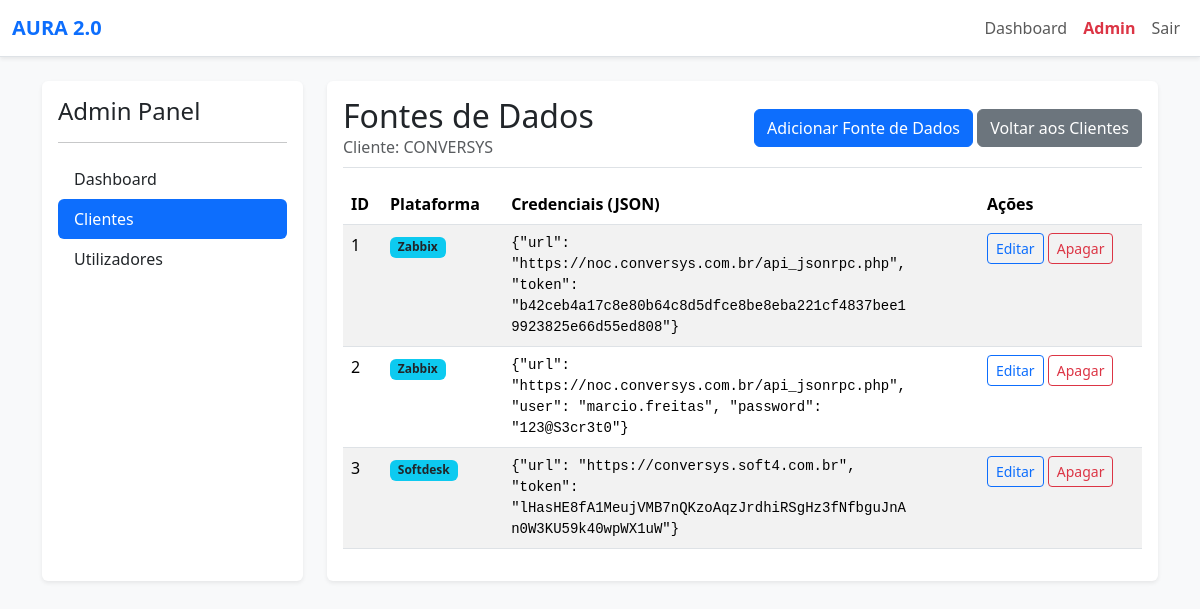
The page /admin/client/1/datasources (signed in) on the database its author committed.
### app/models.py (models this page shows, shortened)
class Client(db.Model):
    id = db.Column(db.Integer, primary_key=True)
    name = db.Column(db.String(120), nullable=False, unique=True)
    users = db.relationship(
        'User', secondary=user_client_association,
        back_populates='clients', lazy='dynamic')
    data_sources = db.relationship('DataSource', backref='client', lazy='dynamic', cascade="all, delete-orphan")

class DataSource(db.Model):
    id = db.Column(db.Integer, primary_key=True)
    client_id = db.Column(db.Integer, db.ForeignKey('client.id'), nullable=False)
    platform = db.Column(db.String(50), nullable=False)
    credentials_json = db.Column(db.Text, nullable=False)

### app/admin/routes.py (the view)
@admin.route('/client/<int:client_id>/datasources')
@login_required
@admin_required
def list_datasources(client_id):
    client = Client.query.get_or_404(client_id)
    return render_template('admin/datasources.html', client=client)

### app/__init__.py (called while the page is built)
@login_manager.user_loader
def load_user(user_id):
    return models.User.query.get(int(user_id))

### app/models.py (called while the page is built)
    def is_role(self, role_name): return self.role == role_name

### app/utils.py (called while the page is built)
def admin_required(f):
    @wraps(f)
    def decorated_function(*args, **kwargs):
        if not current_user.is_authenticated or not current_user.is_role('Admin'):
            abort(403)
        return f(*args, **kwargs)
    return decorated_function

### app/templates/admin/datasources.html
{% extends "admin/base.html" %}
{% block admin_content %}
<div class="p-3 bg-white rounded shadow-sm">
    <div class="d-flex justify-content-between align-items-center border-bottom pb-2 mb-3">
        <div>
            <h2 class="mb-0">Fontes de Dados</h2>
            <p class="text-muted mb-0">Cliente: {{ client.name }}</p>
        </div>
        <div>
            <a href="{{ url_for('admin.add_datasource', client_id=client.id) }}" class="btn btn-primary">Adicionar Fonte de Dados</a>
            <a href="{{ url_for('admin.list_clients') }}" class="btn btn-secondary">Voltar aos Clientes</a>
        </div>
    </div>
    <div class="table-responsive">
        <table class="table table-striped table-hover">
            <thead>
                <tr>
                    <th>ID</th>
                    <th>Plataforma</th>
                    <th>Credenciais (JSON)</th>
                    <th>Ações</th>
                </tr>
            </thead>
            <tbody>
                {% for datasource in client.data_sources %}
                <tr>
                    <td>{{ datasource.id }}</td>
                    <td><span class="badge bg-info text-dark">{{ datasource.platform }}</span></td>
                    <td><pre class="mb-0" style="white-space: pre-wrap; word-break: break-all; max-width: 400px;"><code>{{ datasource.credentials_json }}</code></pre></td>
                    <td>
                        <a href="{{ url_for('admin.edit_datasource', datasource_id=datasource.id) }}" class="btn btn-sm btn-outline-primary">Editar</a>
                        <form action="{{ url_for('admin.delete_datasource', datasource_id=datasource.id) }}" method="POST" style="display:inline;" onsubmit="return confirm('Tem a certeza que deseja apagar esta fonte de dados?');">
                            <input type="submit" value="Apagar" class="btn btn-sm btn-outline-danger">
                        </form>
                    </td>
                </tr>
                {% else %}
                <tr>
                    <td colspan="4" class="text-center">Nenhuma fonte de dados encontrada para este cliente.</td>
                </tr>
                {% endfor %}
            </tbody>
        </table>
    </div>
</div>
{% endblock %}

### app/templates/admin/base.html
{% extends "base.html" %}
{% block app_content %}
<div class="row">
    <div class="col-md-3">
        <div class="d-flex flex-column flex-shrink-0 p-3 bg-white rounded shadow-sm h-100">
            <h4 class="d-flex align-items-center mb-3 mb-md-0 me-md-auto text-dark">
                Admin Panel
            </h4>
            <hr>
            <ul class="nav nav-pills flex-column mb-auto">
                <li class="nav-item">
                    <a href="{{ url_for('admin.dashboard') }}" class="nav-link {% if 'dashboard' in request.path %}active{% else %}text-dark{% endif %}">
                        Dashboard
                    </a>
                </li>
                <li>
                    <a href="{{ url_for('admin.list_clients') }}" class="nav-link {% if 'client' in request.path %}active{% else %}text-dark{% endif %}">
                        Clientes
                    </a>
                </li>
                <li>
                    <a href="{{ url_for('admin.list_users') }}" class="nav-link {% if 'user' in request.path %}active{% else %}text-dark{% endif %}">
                        Utilizadores
                    </a>
                </li>
            </ul>
        </div>
    </div>
    <div class="col-md-9">
        {% block admin_content %}{% endblock %}
    </div>
</div>
{% endblock %}

### app/templates/base.html (shortened to what this page needs)
<!DOCTYPE html>
<html lang="pt-br">
<head>
    <link href="https://cdn.jsdelivr.net/npm/bootstrap@5.3.3/dist/css/bootstrap.min.css" rel="stylesheet">
</head>
<body class="bg-light">
    <header>
        <nav class="navbar navbar-expand-lg navbar-light bg-white border-bottom shadow-sm">
            <div class="container-fluid">
                <a class="navbar-brand fw-bold text-primary" href="{{ url_for('main.index') }}">AURA 2.0</a>
                <div class="collapse navbar-collapse" id="navbarNav">
                    <ul class="navbar-nav ms-auto">
                        {% if current_user.is_authenticated %}
                            <li class="nav-item">
                                <a class="nav-link" href="{{ url_for('main.index') }}">Dashboard</a>
                            </li>
                            {% if current_user.is_role('Admin') %}
                            <li class="nav-item">
                                <a class="nav-link fw-bold text-danger" href="{{ url_for('admin.dashboard') }}">Admin</a>
                            </li>
                            {% endif %}
                            <li class="nav-item">
                                <a class="nav-link" href="{{ url_for('auth.logout') }}">Sair</a>
                            </li>
                        {% endif %}
                    </ul>
                </div>
            </div>
        </nav>
    </header>
    <main class="container mt-4">
        {% block app_content %}{% endblock %}
    </main>
</body>
</html>

### rows shown on the page
Client: name "CONVERSYS"
DataSource: id "1", platform "Zabbix", credentials_json "{\"url\": \"https://noc.conversys.com.br/api_jsonrpc.php\", \"token\": \"b42ceb4a17c8e80b64c8d5dfce8be8eba221cf4837bee19923825e66d55ed808\"}…"
DataSource: id "2", platform "Zabbix", credentials_json "{\"url\": \"https://noc.conversys.com.br/api_jsonrpc.php\", \"user\": \"marcio.freitas\", \"password\": \"123@S3cr3t0\"}…"
DataSource: id "3", platform "Softdesk", credentials_json "{\"url\": \"https://conversys.soft4.com.br\", \"token\": \"lHasHE8fA1MeujVMB7nQKzoAqzJrdhiRSgHz3fNfbguJnAn0W3KU59k40wpWX1uW\"}"
